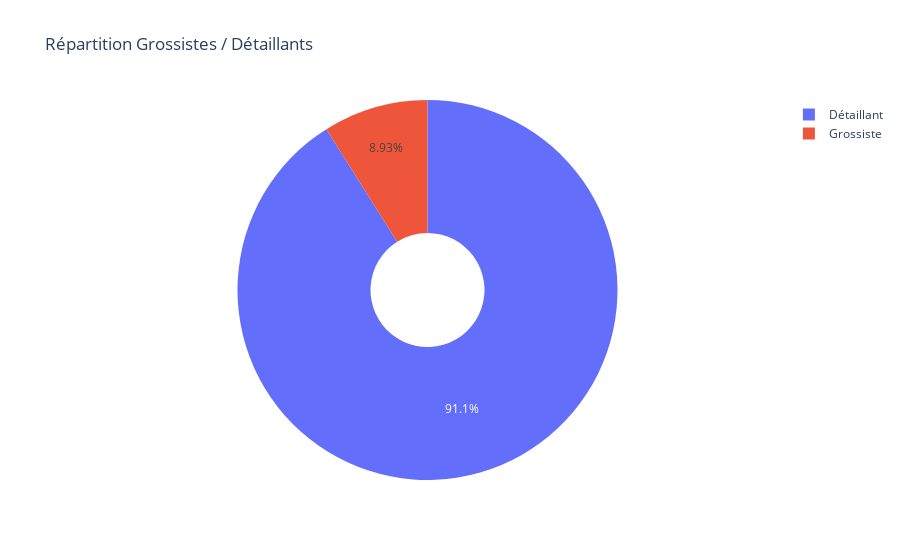

Notebook code for this chart:
### Markdown cell above
## 4.1 Graohique 1 : Distributions

### Code cell
# Quantité moyenne par facture
qty_per_invoice = data_clean.groupby('Invoice')['Quantity'].mean().reset_index()

qty_per_invoice['ClientType'] = qty_per_invoice['Quantity'].apply(
    lambda x: 'Grossiste' if x > 50 else 'Détaillant'
)

df = data_clean.merge(qty_per_invoice[['Invoice', 'ClientType']], on='Invoice', how='left')

# Comptage
counts = qty_per_invoice['ClientType'].value_counts()

fig = go.Figure(
    data=[go.Pie(
        labels=counts.index,
        values=counts.values,
        hole=0.3
    )]
)

fig.update_layout(
    title="Répartition Grossistes / Détaillants"
)

fig.show()

### Figure 1 — Plotly figure (JSON) as saved in the notebook; plotly's stock layout.template omitted (floating-point values rounded to 4 significant figures)
{"data": [{"hole": 0.3, "labels": ["Détaillant", "Grossiste"], "type": "pie", "values": [17497, 1716]}], "layout": {"title": {"text": "Répartition Grossistes / Détaillants"}}}
